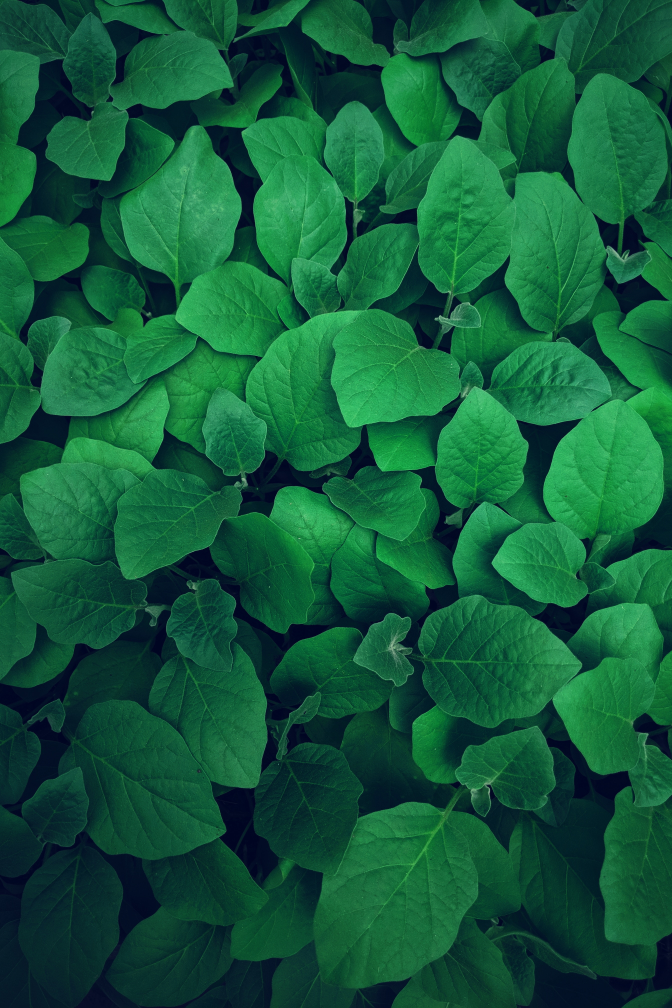
#> input picture image_1.jpg, 2688 x 4032 px, given in place of Unknown.png, which was not available (shown at 1/4 size)
$ jupyter execute 'Task 2.ipynb'   (text cells are left out)
#> lines starting #> are read from the running program, lines starting #| are printed output that depends on the picture; pictures that were not available may be replaced by others from this repository, and a replacement may not be noted
[cell 1]
import os
import cv2
import numpy as np
import matplotlib.pyplot as plt
from collections import Counter
from sklearn.cluster import KMeans
from skimage.color import rgb2lab, deltaE_cie76

[cell 2]
image = cv2.imread('/Users/shivanshamattya/Desktop/photo/Unknown.png')
#> image is the input picture: shape (4032, 2688, 3); mean B, G, R 57.6, 90.3, 17.6
plt.imshow(image)
plt.show()

[cell 3]
print("The type of this input is {}".format(type(image)))
#| The type of this input is <class 'numpy.ndarray'>
print("Shape: {}".format(image.shape))
#| Shape: (4032, 2688, 3)

[cell 4]
image = cv2.cvtColor(image, cv2.COLOR_BGR2RGB)
plt.imshow(image)
plt.show()

[cell 5]
gray_image = cv2.cvtColor(image, cv2.COLOR_BGR2GRAY)
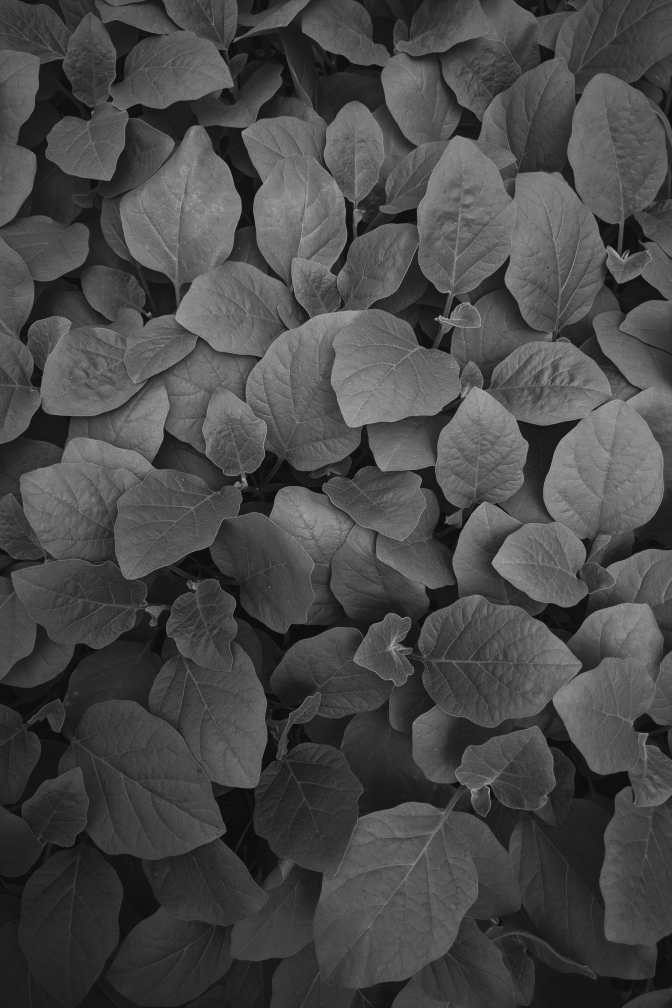
#> gray_image: shape (4032, 2688) (shown at 1/4 size); min 7, max 241, mean 72.3
plt.imshow(gray_image, cmap='gray')
plt.show()

[cell 6]
resized_image = cv2.resize(image, (1200, 600))
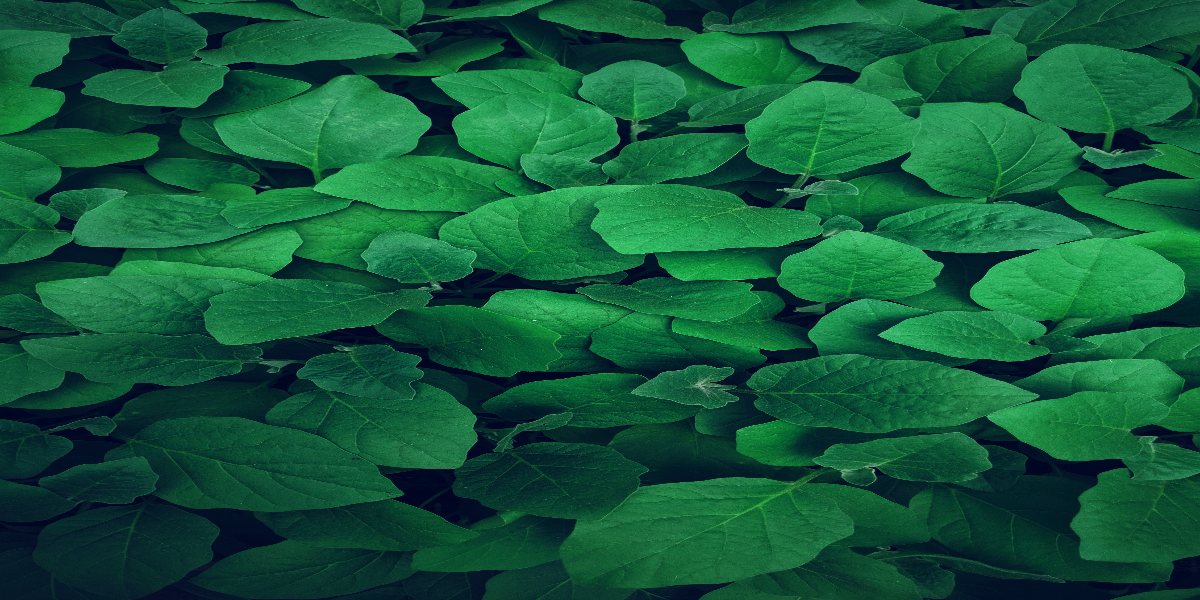
#> resized_image: shape (600, 1200, 3); mean R, G, B 17.5, 90.2, 57.5
plt.imshow(resized_image)
plt.show()

[cell 7]
def RGB2HEX(color):
    return "#{:02x}{:02x}{:02x}".format(int(color[0]), int(color[1]), int(color[2]))

[cell 8]
def get_image(image_path):
    image = cv2.imread(image_path)
    image = cv2.cvtColor(image, cv2.COLOR_BGR2RGB)
    return image

[cell 9]
def get_colors(image, number_of_colors, show_chart):

#> called with number_of_colors = 8, show_chart = True
    modified_image = cv2.resize(image, (600, 400), interpolation = cv2.INTER_AREA)
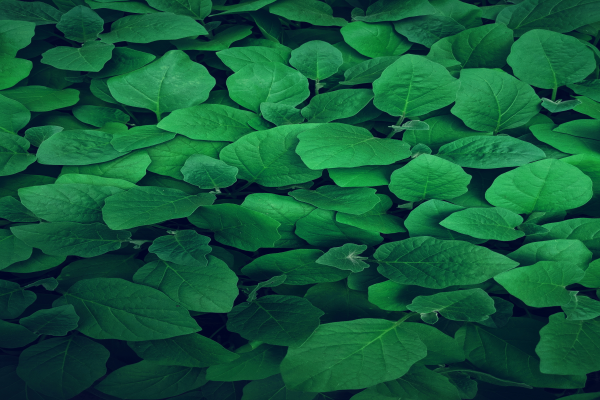
#> modified_image: shape (400, 600, 3); mean R, G, B 17.6, 90.3, 57.6
    modified_image = modified_image.reshape(modified_image.shape[0]*modified_image.shape[1], 3)

    clf = KMeans(n_clusters = number_of_colors)
    labels = clf.fit_predict(modified_image)

    counts = Counter(labels)
#> counts = {3: 35211, 5: 32537, 1: 33930, 4: 25876, 7: 32674, 0: 36403, 2: 26260, 6: 17109}
    counts = dict(sorted(counts.items()))
#> counts = {0: 36403, 1: 33930, 2: 26260, 3: 35211, 4: 25876, 5: 32537, 6: 17109, 7: 32674}

    center_colors = clf.cluster_centers_
    ordered_colors = [center_colors[i] for i in counts.keys()]
#> ordered_colors = [[18.33, 106.4, 58.94], [5.79, 42.72, 42.82], [34.01, 145.1, 78.22], [12.92, 85.68, 52.78], [2.71, 19.95, 37.88], [8.98, 64.56, 47.16], [48.03, 164.5, 93.97], [25.58, 125, 67.26]]

    hex_colors = [RGB2HEX(ordered_colors[i]) for i in counts.keys()]
#> hex_colors = ['#126a3a', '#052a2a', '#22914e', '#0c5534', '#021325', '#08402f', '#30a45d', '#197d43']
    rgb_colors = [ordered_colors[i] for i in counts.keys()]
#> rgb_colors has the same summary as ordered_colors

    if (show_chart):
        plt.figure(figsize = (8, 6))
        plt.pie(counts.values(), labels = hex_colors, colors = hex_colors)

    return rgb_colors

[cell 10]
get_colors(get_image('/Users/shivanshamattya/Desktop/photo task 2/Unknown.png'), 8, True)
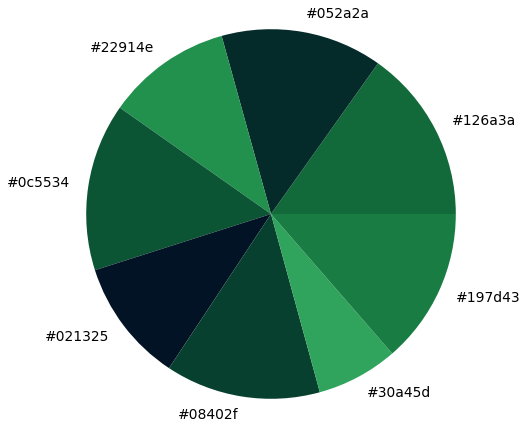
#> figure drawn by matplotlib, 1 panel

[cell 11]
IMAGE_DIRECTORY = '/Users/shivanshamattya/Desktop/photo'
#> IMAGE_DIRECTORY = '/Users/shivanshamattya/Desktop/photo'

COLORS = {'GREEN': [0, 128, 0],'BLUE': [0, 0, 128],'YELLOW': [255, 255, 0]}

images = []

for file in os.listdir(IMAGE_DIRECTORY):
    if not file.startswith('.'):
        images.append(get_image(os.path.join(IMAGE_DIRECTORY, file)))

[cell 12]
plt.figure(figsize=(20, 5))
for i in range(len(images)):
    plt.subplot(1, len(images), i+1)
    plt.imshow(images[i])
    plt.axis('off')
#> this loop made 1 pass
